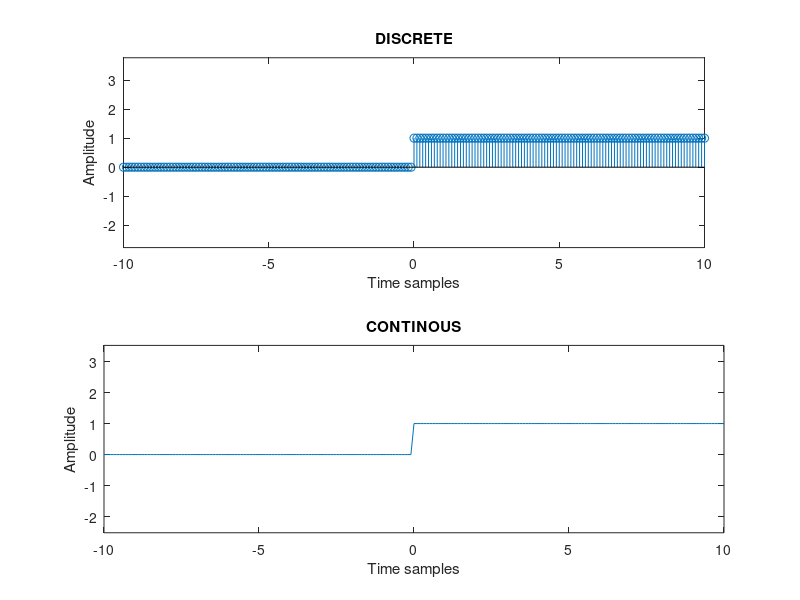

Write the MATLAB code that produced this figure.
n = -10:0.1:10;

y = [n>=0];

subplot(2,1,1);
stem(n,y);
xlabel("Time samples");
ylabel("Amplitude");
title("DISCRETE");
axis equal

subplot(2,1,2);
plot(n,y);
xlabel("Time samples");
ylabel("Amplitude");
title("CONTINOUS");
axis equal
